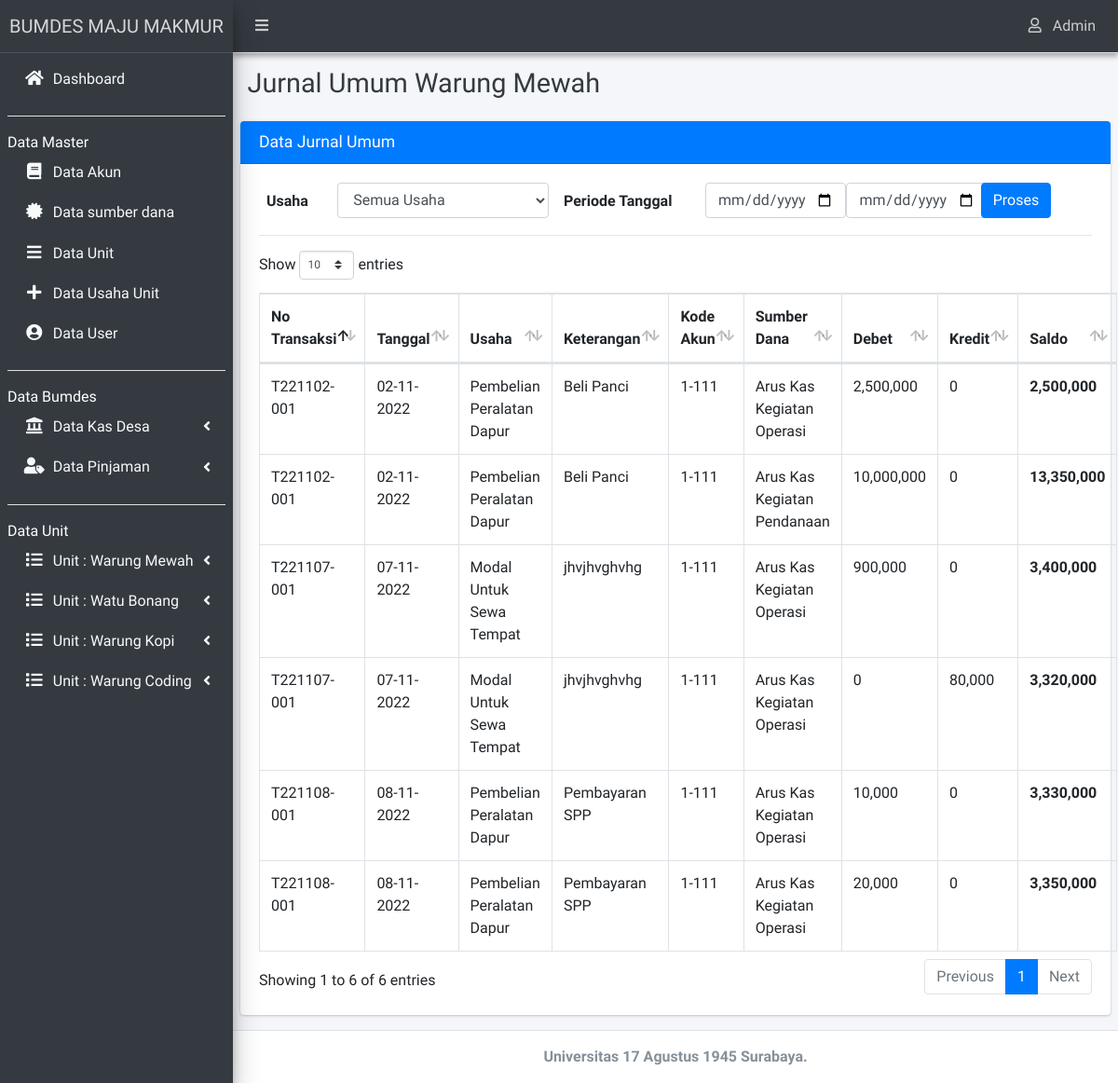
Screenshot of /admin/index.php?hal=lap_jurnal_umum&id=9 (signed in) with the database file from the repository.
### tables this page shows
CREATE TABLE `tb_unit` (
  `id_unit` int(11) NOT NULL,
  `nama_unit` varchar(30) DEFAULT NULL
);

CREATE TABLE `tb_transaksi` (
  `id_jurnal` int(11) NOT NULL,
  `id_transaksi` char(14) DEFAULT NULL,
  `tanggal` date DEFAULT NULL,
  `id_kegiatan` int(11) DEFAULT NULL,
  `kode_akun` varchar(20) DEFAULT NULL,
  `id_index` varchar(20) DEFAULT NULL,
  `keterangan_transaksi` varchar(255) DEFAULT NULL,
  `debet` int(11) DEFAULT NULL,
  `kredit` int(11) DEFAULT NULL
);

CREATE TABLE `tb_kegiatan` (
  `id_kegiatan` int(11) NOT NULL,
  `id_unit` int(11) NOT NULL,
  `nama_kegiatan` varchar(50) NOT NULL
);

CREATE TABLE `tb_index` (
  `id_index` varchar(20) NOT NULL,
  `keterangan` varchar(200) DEFAULT NULL
);

### setting/crud.php (called while the page is built, shortened)
<?php
  function caridata($conn,$qry){
    $row = $conn->query($qry)->fetch_array();
    return $row[0];
  }
?>

### setting/tanggal.php (called while the page is built, shortened)
<?php
	function tgl_indo($tgl){
			$tgl		= date_create($tgl);
			$tanggal	= date_format($tgl,"d-m-Y");
			return $tanggal;
	}
?>

### admin/lap_jurnal_umum.php (the view, shortened to what this page needs)
<div class="content-header">
  <div class="container-fluid">
    <div class="row mb-2">
      <div class="col-sm-12">
        <h1 class="m-0 text-dark">Jurnal Umum <?=caridata($mysqli,"select nama_unit from tb_unit where id_unit='".$_GET['id']."'")?></h1>
      </div>
    </div>
  </div>
</div>
<section class="content">
  <div class="row">
    <div class="col-12">
      <div class="card card-primary">
        <div class="card-header">
          <h3 class="card-title primary">Data Jurnal Umum </h3>
        </div>
        <div class="card-body">
          <?php
          $id_unit=$_GET['id'];
          if(isset($_POST['par1'])){
            @$par1=$_POST['par1'];
            @$par2=$_POST['par2'];
            @$id_kegiatan=$_POST['id_kegiatan'];
            if($_POST['id_kegiatan']=='Semua')
              $where="where id_unit='$id_unit' and (tanggal between '$par1' and '$par2')";
            else
              $where="where id_kegiatan='$id_kegiatan' and (tanggal between '$par1' and '$par2')";
          }else{
            $par1="";
            $par2="";
            $where="where id_unit='$id_unit'";
          }
          ?>
          <form role="form" id="quickForm" action="?hal=lap_jurnal_umum&id=<?=$id_unit?>" method="post">
            <div class="form-group row">
              <label for="nama" class="col-1 m-2">Usaha</label>
              <select class="form-control select2 col-3" name="id_kegiatan">
                <option value="Semua">Semua Usaha</option>
              </select>
              <label  for="nama" class="col-2 m-2">Periode Tanggal</label>
              <input type="date" name="par1" class="form-control col-2" value="<?=@$par1?>" required="">
              <input type="date" name="par2" class="form-control col-2" value="<?=@$par2?>" required="">
              <div class="col-1">
                <input type="submit" name="proses" class="btn btn-primary" style="float: right" value="Proses">
              </div>
            </div>
          </form>
          <hr>
          <table id="example3" class="table table-bordered table-hover">
            <thead>
              <tr>
                <th>No Transaksi</th>
                <th>Tanggal</th>
                <th>Usaha</th>
                <th>Keterangan</th>
                <th>Kode Akun</th>
                <th>Sumber Dana</th>
                <th>Debet</th>
                <th>Kredit</th>
                <th>Saldo</th>
              </tr>
            </thead>
            <tbody>
              <?php
              $saldo=0;
              $query      = "SELECT * from tb_transaksi join tb_kegiatan using(id_kegiatan) join tb_index using(id_index) $where";
              $result     = $mysqli->query($query);
              $num_result = $result->num_rows;
              if ($num_result > 0) {
                while ($data = mysqli_fetch_assoc($result)) {
                  extract($data);
                  $saldo+=$debet;
                  $saldo-=$kredit;
                  ?>
                  <tr>
                    <td><?php echo $id_transaksi; ?></td>
                    <td><?php echo tgl_indo($tanggal); ?></td>
                    <td><?php echo $nama_kegiatan; ?></td>
                    <td><?php echo $keterangan_transaksi; ?></td>
                    <td><?php echo $kode_akun; ?></td>
                    <td><?php echo $keterangan; ?></td>
                    <td><?php echo number_format($debet,0); ?></td>
                    <td><?php echo number_format($kredit,0); ?></td>
                    <th><?php echo number_format($saldo,0); ?></th>
                  </tr>
                <?php }}?>
              </table>
            </div>
          </div>
        </div>
      </div>
    </section>

### admin/_menu.php (shortened to what this page needs)
<li class="nav-item">
	<a href="?hal=beranda" class="nav-link text-light">
		<i class="nav-icon fas fa-home"></i>
		<p> Dashboard </p>
	</a>
</li>
<?php if($_SESSION['level_user']=='Admin' || $_SESSION['level_user']=='Bendahara'){ ?>
	<li class="nav-item">
		<hr class="bg-gradient-light">
	</li>
	<div class="sidebar-heading text-white">Data Master</div>
    <li class="nav-item">
		<a class="nav-link text-light" href="?hal=akun">
			<i class="fa fa-book nav-icon"></i>
			<p>Data Akun</p>
		</a>
    </li>
    <li class="nav-item">
		<a class="nav-link text-light" href="?hal=ind">
			<i class="fa fa-certificate nav-icon"></i>
			<p>Data sumber dana</p>
		</a>
    </li>
    <li class="nav-item">
		<a class="nav-link text-light" href="?hal=unit" >
			<i class="fa fa-bars nav-icon"></i>
			<p>Data Unit</p>
		</a>
    </li>
    <li class="nav-item">
		<a class="nav-link text-light" href="?hal=kegiatan">
			<i class="fa fa-plus nav-icon"></i>
			<p>Data Usaha Unit</p>
		</a>
    </li>
    <li class="nav-item">
		<a class="nav-link text-light" href="?hal=user">
			<i class="fa fa-user-circle nav-icon"></i>
			<p>Data User</p>
		</a>
    </li>
	<li class="nav-item">
		<hr class="bg-gradient-light">
	</li>
	<div class="sidebar-heading text-white">Data Bumdes</div>
	<li class="nav-item">
		<a href="#" class="nav-link text-light">
			<i class="fas fa-solid fa-landmark nav-icon"></i>
			<p> Data Kas Desa <i class="fas fa-angle-left right"></i></p>
		</a>
    </li>
	<li class="nav-item">
		<a href="#" class="nav-link text-light">
			<i class="fas fa-solid fa-user-tag nav-icon"></i>
			<p>
			Data Pinjaman
			<i class="fas fa-angle-left right"></i>
			</p>
		</a>
    </li>
<?php } else if (isset($_SESSION['level_user'])=="Kepala Desa") { ?>
	<li class="nav-item has-treeview">
			<a href="#" class="nav-link text-light">
				<i class="nav-icon fas fa-list"></i>
				<p>
					Data Bumdes
					<i class="fas fa-angle-left right"></i>
				</p>
			</a>
			<ul class="nav nav-treeview text-light">
				<li class="nav-item">
					<a href="?hal=lap_buku_besar_kas" class="nav-link text-light">
						<i class="fa fa-bookmark nav-icon"></i>
						<p>Buku Besar</p>
					</a>
				</li>
				<li class="nav-item">
					<a href="?hal=lap_arus_kas_desa" class="nav-link text-light">
						<i class="fa fa-angle-double-right nav-icon"></i>
						<p>Arus Kas</p>
					</a>
				</li>
				<li class="nav-item">
					<a href="?hal=lap_neraca_kas" class="nav-link text-light">
						<i class="fa fa-balance-scale nav-icon"></i>
						<p>Neraca</p>
					</a>
				</li>
			</ul>
		</li>
<?php } ?>
<li class="nav-item">
	<hr class="bg-light">
</li>
<div class="sidebar-heading text-white">Data Unit</div>
<?php
$query="SELECT * from tb_unit";
$result=$mysqli->query($query);
$num_result=$result->num_rows;
if ($num_result > 0 ) {
	while ($data=mysqli_fetch_assoc($result)) {
		extract($data);  ?>
		<li class="nav-item has-treeview">
			<a href="#" class="nav-link text-light">
				<i class="nav-icon fas fa-list"></i>
				<p>
					Unit : <?=$nama_unit;?>
					<i class="fas fa-angle-left right"></i>
				</p>
			</a>
		</li>
		<?php } } ?>

### rows the page displays
tb_unit: nama_unit "Warung Mewah"
tb_unit: nama_unit "Watu Bonang"
tb_unit: nama_unit "Warung Kopi"
tb_unit: nama_unit "Warung Coding"
tb_transaksi: id_transaksi "T221102-001", tanggal "02-11-2022", id_kegiatan.nama_kegiatan "Pembelian Peralatan Dapur", keterangan_transaksi "Beli Panci", kode_akun "1-111", id_index.keterangan "Arus Kas Kegiatan Operasi", debet "2,500,000", kredit "0", saldo "2,500,000"
tb_transaksi: id_transaksi "T221107-001", tanggal "07-11-2022", id_kegiatan.nama_kegiatan "Modal Untuk Sewa Tempat", keterangan_transaksi "jhvjhvghvhg", kode_akun "1-111", id_index.keterangan "Arus Kas Kegiatan Operasi", debet "900,000", kredit "0", saldo "3,400,000"
tb_transaksi: id_transaksi "T221107-001", tanggal "07-11-2022", id_kegiatan.nama_kegiatan "Modal Untuk Sewa Tempat", keterangan_transaksi "jhvjhvghvhg", kode_akun "1-111", id_index.keterangan "Arus Kas Kegiatan Operasi", debet "0", kredit "80,000", saldo "3,320,000"
tb_transaksi: id_transaksi "T221108-001", tanggal "08-11-2022", id_kegiatan.nama_kegiatan "Pembelian Peralatan Dapur", keterangan_transaksi "Pembayaran SPP", kode_akun "1-111", id_index.keterangan "Arus Kas Kegiatan Operasi", debet "10,000", kredit "0", saldo "3,330,000"
tb_transaksi: id_transaksi "T221108-001", tanggal "08-11-2022", id_kegiatan.nama_kegiatan "Pembelian Peralatan Dapur", keterangan_transaksi "Pembayaran SPP", kode_akun "1-111", id_index.keterangan "Arus Kas Kegiatan Operasi", debet "20,000", kredit "0", saldo "3,350,000"
tb_transaksi: id_transaksi "T221102-001", tanggal "02-11-2022", id_kegiatan.nama_kegiatan "Pembelian Peralatan Dapur", keterangan_transaksi "Beli Panci", kode_akun "1-111", id_index.keterangan "Arus Kas Kegiatan Pendanaan", debet "10,000,000", kredit "0", saldo "13,350,000"

### other values shown
$_SESSION['level_user'] "Admin"
